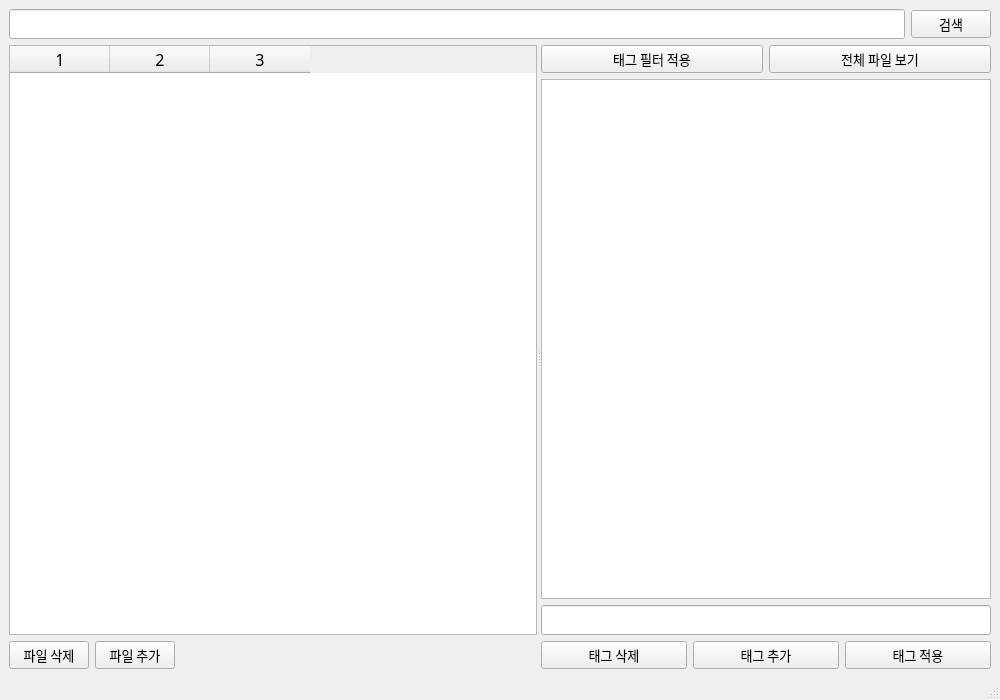
<?xml version="1.0" encoding="UTF-8"?>
<ui version="4.0">
 <class>MainWindow</class>
 <widget class="QMainWindow" name="MainWindow">
  <property name="geometry">
   <rect>
    <x>0</x>
    <y>0</y>
    <width>1000</width>
    <height>700</height>
   </rect>
  </property>
  <property name="minimumSize">
   <size>
    <width>1000</width>
    <height>700</height>
   </size>
  </property>
  <property name="windowTitle">
   <string>MainWindow</string>
  </property>
  <widget class="QWidget" name="centralwidget">
   <property name="sizePolicy">
    <sizepolicy hsizetype="Expanding" vsizetype="Expanding">
     <horstretch>0</horstretch>
     <verstretch>0</verstretch>
    </sizepolicy>
   </property>
   <layout class="QVBoxLayout" name="verticalLayout_4">
    <item>
     <layout class="QHBoxLayout" name="searchHorizontalLayout">
      <item>
       <widget class="QLineEdit" name="searchLineEdit">
        <property name="font">
         <font>
          <family>나눔스퀘어라운드OTF</family>
          <pointsize>11</pointsize>
         </font>
        </property>
        <property name="whatsThis">
         <string/>
        </property>
        <property name="accessibleName">
         <string>searching files...</string>
        </property>
        <property name="autoFillBackground">
         <bool>false</bool>
        </property>
       </widget>
      </item>
      <item>
       <widget class="QPushButton" name="searchButton">
        <property name="font">
         <font>
          <family>강한공군체</family>
          <pointsize>10</pointsize>
         </font>
        </property>
        <property name="text">
         <string>검색</string>
        </property>
       </widget>
      </item>
     </layout>
    </item>
    <item>
     <widget class="QSplitter" name="mainSplitter">
      <property name="sizePolicy">
       <sizepolicy hsizetype="Expanding" vsizetype="Expanding">
        <horstretch>0</horstretch>
        <verstretch>0</verstretch>
       </sizepolicy>
      </property>
      <property name="minimumSize">
       <size>
        <width>300</width>
        <height>0</height>
       </size>
      </property>
      <property name="orientation">
       <enum>Qt::Orientation::Horizontal</enum>
      </property>
      <widget class="QWidget" name="widget_2" native="true">
       <layout class="QVBoxLayout" name="verticalLayout_3">
        <item>
         <widget class="QTableWidget" name="fileTableWidget">
          <property name="minimumSize">
           <size>
            <width>300</width>
            <height>0</height>
           </size>
          </property>
          <property name="font">
           <font>
            <family>나눔스퀘어라운드OTF</family>
            <pointsize>12</pointsize>
           </font>
          </property>
          <property name="columnCount">
           <number>3</number>
          </property>
          <column/>
          <column/>
          <column/>
         </widget>
        </item>
        <item>
         <layout class="QHBoxLayout" name="horizontalLayout">
          <item>
           <widget class="QPushButton" name="deleteFileButton">
            <property name="font">
             <font>
              <family>강한공군체</family>
              <pointsize>10</pointsize>
             </font>
            </property>
            <property name="text">
             <string>파일 삭제</string>
            </property>
           </widget>
          </item>
          <item>
           <widget class="QPushButton" name="addFileButton">
            <property name="font">
             <font>
              <family>강한공군체</family>
              <pointsize>10</pointsize>
             </font>
            </property>
            <property name="text">
             <string>파일 추가</string>
            </property>
           </widget>
          </item>
          <item>
           <spacer name="horizontalSpacer">
            <property name="orientation">
             <enum>Qt::Orientation::Horizontal</enum>
            </property>
            <property name="sizeHint" stdset="0">
             <size>
              <width>40</width>
              <height>20</height>
             </size>
            </property>
           </spacer>
          </item>
         </layout>
        </item>
       </layout>
      </widget>
      <widget class="QWidget" name="widget" native="true">
       <layout class="QVBoxLayout" name="verticalLayout">
        <item>
         <layout class="QHBoxLayout" name="horizontalLayout_2">
          <item>
           <widget class="QPushButton" name="applyTagFilterButton">
            <property name="font">
             <font>
              <family>강한공군체</family>
              <pointsize>10</pointsize>
             </font>
            </property>
            <property name="text">
             <string>태그 필터 적용</string>
            </property>
           </widget>
          </item>
          <item>
           <widget class="QPushButton" name="showAllFilesButton">
            <property name="font">
             <font>
              <family>강한공군체</family>
              <pointsize>10</pointsize>
             </font>
            </property>
            <property name="text">
             <string>전체 파일 보기</string>
            </property>
           </widget>
          </item>
         </layout>
        </item>
        <item>
         <widget class="QListWidget" name="tagListWidget">
          <property name="minimumSize">
           <size>
            <width>100</width>
            <height>0</height>
           </size>
          </property>
          <property name="maximumSize">
           <size>
            <width>16777215</width>
            <height>16777215</height>
           </size>
          </property>
          <property name="font">
           <font>
            <family>나눔스퀘어라운드OTF</family>
            <pointsize>14</pointsize>
           </font>
          </property>
          <property name="selectionMode">
           <enum>QAbstractItemView::SelectionMode::MultiSelection</enum>
          </property>
         </widget>
        </item>
        <item>
         <widget class="QLineEdit" name="tagLineEdit">
          <property name="sizePolicy">
           <sizepolicy hsizetype="Expanding" vsizetype="Fixed">
            <horstretch>0</horstretch>
            <verstretch>0</verstretch>
           </sizepolicy>
          </property>
          <property name="font">
           <font>
            <family>나눔스퀘어라운드OTF</family>
            <pointsize>11</pointsize>
           </font>
          </property>
          <property name="cursor">
           <cursorShape>IBeamCursor</cursorShape>
          </property>
         </widget>
        </item>
        <item>
         <layout class="QHBoxLayout" name="horizontalLayout_4">
          <item>
           <widget class="QPushButton" name="deleteTagButton">
            <property name="font">
             <font>
              <family>강한공군체</family>
              <pointsize>10</pointsize>
             </font>
            </property>
            <property name="text">
             <string>태그 삭제</string>
            </property>
           </widget>
          </item>
          <item>
           <widget class="QPushButton" name="addTagButton">
            <property name="font">
             <font>
              <family>강한공군체</family>
              <pointsize>10</pointsize>
             </font>
            </property>
            <property name="text">
             <string>태그 추가</string>
            </property>
           </widget>
          </item>
          <item>
           <widget class="QPushButton" name="applyTagsButton">
            <property name="font">
             <font>
              <family>강한공군체</family>
              <pointsize>10</pointsize>
             </font>
            </property>
            <property name="text">
             <string>태그 적용</string>
            </property>
           </widget>
          </item>
         </layout>
        </item>
       </layout>
      </widget>
     </widget>
    </item>
    <item>
     <layout class="QVBoxLayout" name="verticalLayout_2"/>
    </item>
   </layout>
  </widget>
  <widget class="QMenuBar" name="menubar">
   <property name="geometry">
    <rect>
     <x>0</x>
     <y>0</y>
     <width>1000</width>
     <height>33</height>
    </rect>
   </property>
  </widget>
  <widget class="QStatusBar" name="statusbar"/>
 </widget>
 <resources/>
 <connections/>
</ui>
